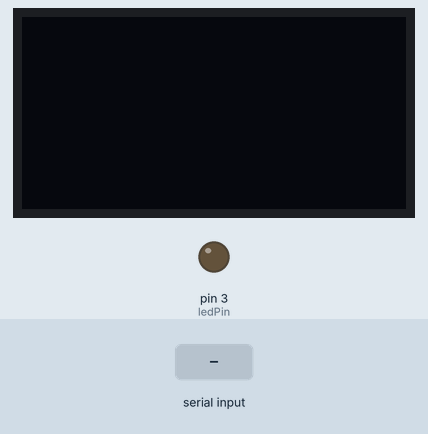
The sketch below on a simulated Arduino Uno, built with avr-gcc and run on an emulated ATmega328P. On the bench: 128×64 one-colour display, output pins drawn as LEDs (lit = HIGH). The inputs (shaded band) are chosen by the test bench.

Above: at 1.2 s.
1.3 s: "M" received over Serial
At 2.4 s:
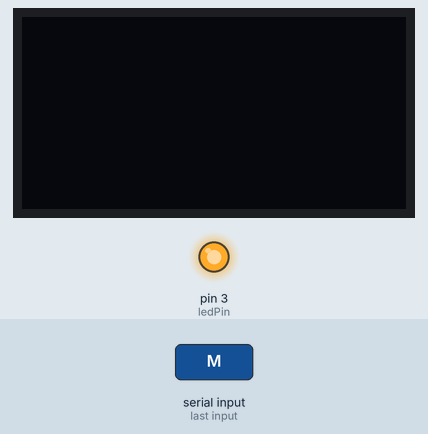
2.8 s: "F" received over Serial
At 3.6 s:
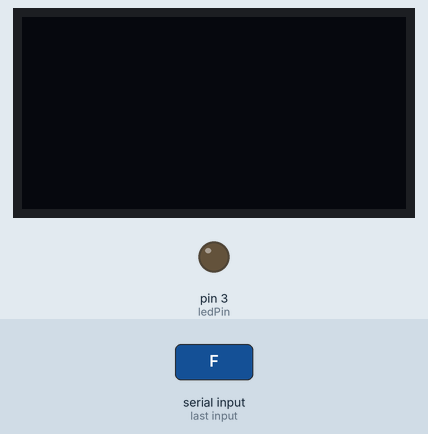
Timing chart, 0 to 5.8 s (numbered marks = the images above; inputs shaded):
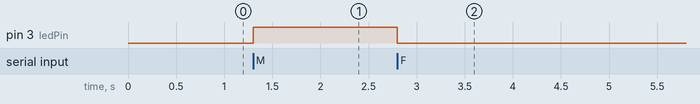

The sketch:

Blink.ino
```cpp
#include <Wire.h>
#include <Adafruit_GFX.h>
#include <Adafruit_SSD1306.h>

#define SCREEN_WIDTH 128
#define SCREEN_HEIGHT 64
#define OLED_RESET    -1
Adafruit_SSD1306 display(SCREEN_WIDTH, SCREEN_HEIGHT, &Wire, OLED_RESET);

const int ledPin = 3;   // Pin for the LED
char receivedChar;      // Variable to store incoming serial data

void setup() {
  // Initialize the LED pin as an output
  pinMode(ledPin, OUTPUT);

  // Initialize Serial Communication
  Serial.begin(9600);

  // Initialize the display
  if (!display.begin(SSD1306_SWITCHCAPVCC, 0x3C)) {
    Serial.println(F("SSD1306 allocation failed"));
    for (;;); // Don't proceed, loop forever
  }

  display.clearDisplay();
  display.setTextColor(SSD1306_WHITE);
  display.setTextSize(1);
  display.setCursor(0, 0);
  display.display();
}

void loop() {
  // Check if there is incoming serial data
  if (Serial.available() > 0) {
    receivedChar = Serial.read();  // Read the incoming data

    // Check if the received character is 'M' (Male)
    if (receivedChar == 'M') {
      digitalWrite(ledPin, HIGH);  // Turn on the LED
    } else if (receivedChar == 'F') {
      digitalWrite(ledPin, LOW);   // Turn off the LED
    }
  }
}
```

Measured:
- after the input at 1.3 s, pin 3 (ledPin): LOW → HIGH at once
- after the input at 2.8 s, pin 3 (ledPin): HIGH → LOW at once
